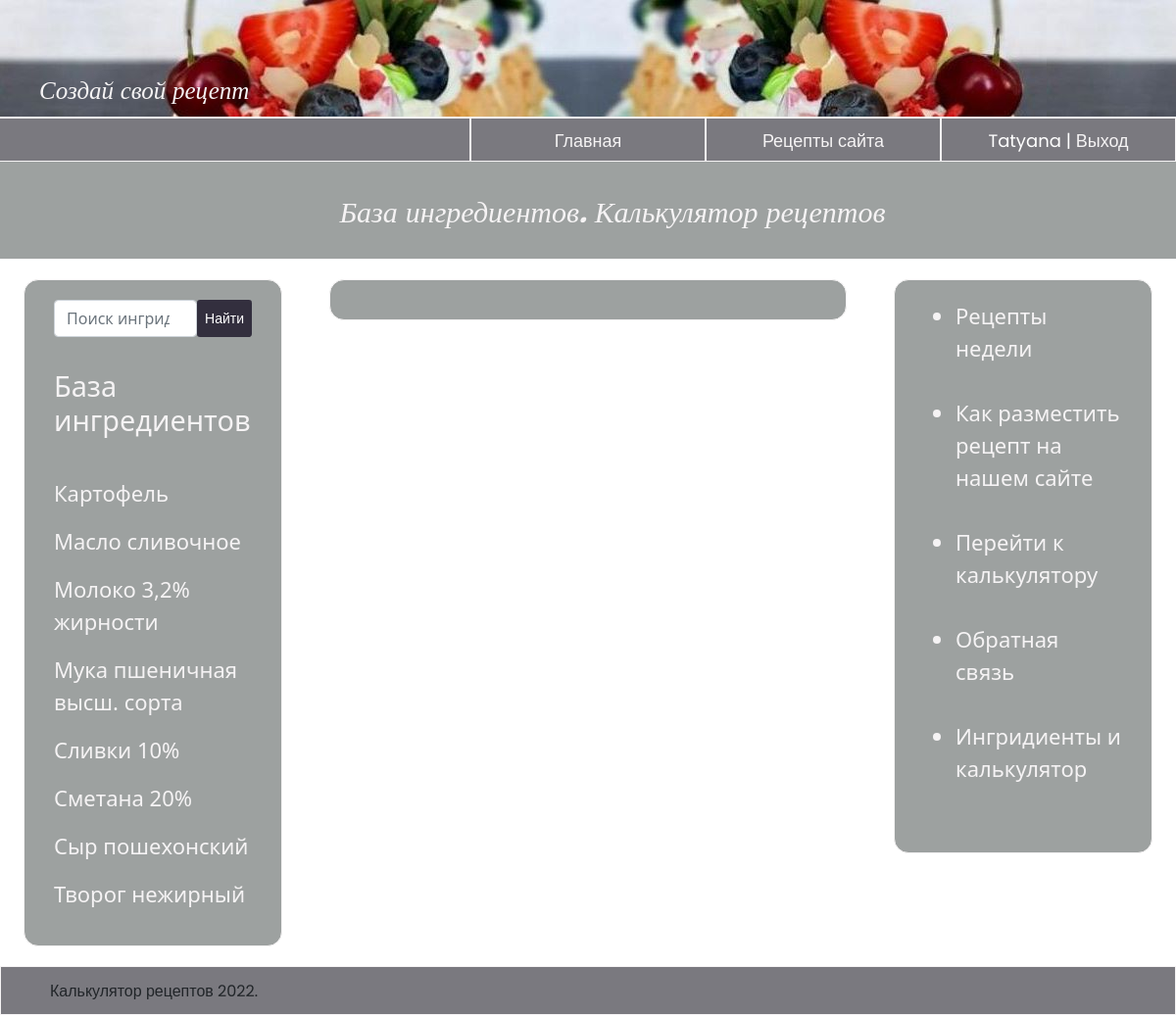
Page /db_recipes/ingredient (signed in) on the committed database.
### db_recipes/models.py (models this page shows, shortened)
class Ingredientes(models.Model):
    ingredient = models.CharField (max_length=100, verbose_name='Ингридиент')
    calories = models.FloatField (verbose_name='Ккал на 100гр')
    price = models.FloatField(verbose_name='Цена за 100 гр', default=0)
    amount = models.FloatField(verbose_name='Кол-во, гр', default=0)
    class Meta:
        verbose_name='Ингредиент'
        verbose_name_plural = 'Ингредиенты'

### db_recipes/views.py (the view)
# urls.py: path('ingredient', views.ingredient, name='ingredient'),
def ingredient(request):
    ing = Ingredientes.objects.order_by('ingredient')
    return render(request, 'db_recipes/ingredient.html', {'ing': ing})

### db_recipes/templates/db_recipes/ingredient.html
{% extends 'main/layout.html' %}
{% block greeting%} База ингредиентов.   Калькулятор рецептов {% endblock %}
{% block content%}
<div class="aside" id="left-aside">
      <form method="get" action="{%url 'search'%}" class="d-flex editContent">
          <input type="search" placeholder="Поиск ингридиента" name="q" class="form-control" required="">
          <button type="submit"  class="button_add btn-sm">
              <span class="fa fa-search" aria-hidden="true">Найти</span>
          </button>
      </form>
<br>
  <h4><big> База ингредиентов </big></h4>
  <br>
  {% for el in ing%}
  <p><a href={% url 'ingredient_details' el.id %} class='aside-link' title="Нажми, чтобы посмотреть" >{{el.ingredient}}</a></p>
   {%endfor%}
</div>
<div class="aside" id="center">
</div>
    {% endblock %}

### main/templates/main/layout.html (shortened to what this page needs)
{% load static %}
<!doctype html>
<html>
  <head>
    <link rel="stylesheet" href="{%static 'main/css/main.css'%}">
    <link rel="stylesheet" href="https://cdn.jsdelivr.net/npm/bootstrap@5.1.3/dist/css/bootstrap.min.css">
  </head>
<body>
  <div id="topic"><i> Создай свой рецепт</i></div>
  {% if request.user.is_authenticated%}
  <div class="class-text">{{user.username }} | <a href="{% url 'logout' %}" title="Выйти" class="class-link">Выход</a></div>
  {% else %}
  <div class="class-text"><a href="{% url 'register' %}" title="Регистрироваться" class="class-link">Регистрация</a> | <a href="{% url 'login' %}" title="Для зарегистрированных пользователей" class="class-link">Авторизация</a></div>
  {% endif %}
  <div class="class-text"><a href="{% url 'all_recipes' %}" title="Посмотреть рецепты" class="class-link">Рецепты сайта</a></div>
  <div class="class-text"><a href="{% url 'index' %}" title="Перейти на главную страницу" class="class-link">Главная</a></div>
  <div class="class-text" id="header">
  </div>
  <div id="greeting"> <i> {% block greeting%} {% endblock %}</i></div>
   <div class="aside">
   <ul>
     <a href="{% url 'recipe_month' %}" title="Приготовь по рецепту месяца" class="aside-link"><li> Рецепты недели </li></a>
     <br>
     <a href="{% url 'accommodation' %}" title="Посмотри, как твой рецепт может попасть на наш сайт"  class="aside-link"><li> Как разместить рецепт на нашем сайте</li></a>
     <br>
     <a href="{% url 'calculator' %}" title="Посмотри рецепты сайта" class="aside-link"><li> Перейти к калькулятору</li></a>
     <br>
     <a href="{% url 'feedback' %}" title="Для входа и регистрации" class="aside-link"><li> Обратная связь</li></a>
     <br>
     <a href="{% url 'ingredient' %}" title="Посмотреть базу ингридиентов" class="aside-link"><li> Ингридиенты и калькулятор</li></a>
     <br>
   </ul>
 </div>
  {% block content%}
  {% endblock %}
   <div id="footer"> Калькулятор рецептов 2022. </div>
</body>
</html>

### main/static/main/css/main.css (style rules this page uses)
* { margin: 0; padding: 0; }
#topic { width: 100%; height: 120px; text-align: left; padding-left: 40px; border-bottom: 1px solid #f5f3f4; background-image: url("../img/back.jpg"); color:#f5f3f4; font-size: 25px; line-height:180px; margin-left: 0; float: left; font-family: 'Pacifico', cursive; }
.class-text { color: white; border: 1px solid #f5f3f4; width: 20%; float: right; height: 45px; line-height:45px; font-size: 18px; text-align: center; font-family: 'Poppins', sans-serif; background: #7a797f; }
.class-link { text-decoration: none; color: #f5f3f4; }
#header { height: 45px; line-height:45px; width: 40%; float: right; border-left: none; padding-right: 5%; }
#greeting { width: 100%; height: 100px; text-align:center; font-family: 'Abel', sans-serif; border-bottom: 1px solid #f5f3f4; background:#9da1a0; color:#f5f3f4; font-size: 30px; font-style: italic; line-height:100px; margin-bottom: 50 px; float:left; font-family: 'Pacifico', cursive; padding-left: 50px; }
#main, .aside { margin-top: 20px; border: 1px solid #f5f3f4; opacity: 100%; background:#9da1a0; color: #f5f3f4; margin-left: 2%; border-radius: 15px; font-size: 22px; }
.aside { width: 22%; text-align: left; padding-left: 10px; float: right; margin-right: 2%; padding: 20px 2.5%; color:#f5f3f4; }
#left-aside { width:22%; float: left; }
#center { width:44%; }
#footer { margin-top: 20px; float:left; width: 100%; height: 50px; text-align: left; padding-left: 50px; border: 1px solid #f5f3f4; background-color:#7a797f; line-height:50px; font-family: 'Poppins', sans-serif; font-size: 16px }
.aside-link { text-decoration: none; color: #f5f3f4; }
.button_add { color: white; float:left; border-radius: 15px; background:#332f3e; font-size: 18px; padding: 8px 20px; font-family: 'Poppins', sans-serif; border: none; }

### rows in the picture
Ingredientes: ingredient "Картофель"
Ingredientes: ingredient "Масло сливочное"
Ingredientes: ingredient "Молоко 3,2% жирности"
Ingredientes: ingredient "Мука пшеничная высш. сорта"
Ingredientes: ingredient "Сливки 10%"
Ingredientes: ingredient "Сметана 20%"
Ingredientes: ingredient "Сыр пошехонский"
Ingredientes: ingredient "Творог нежирный"

### other values in the picture
{{ user.username }} "Tatyana"
